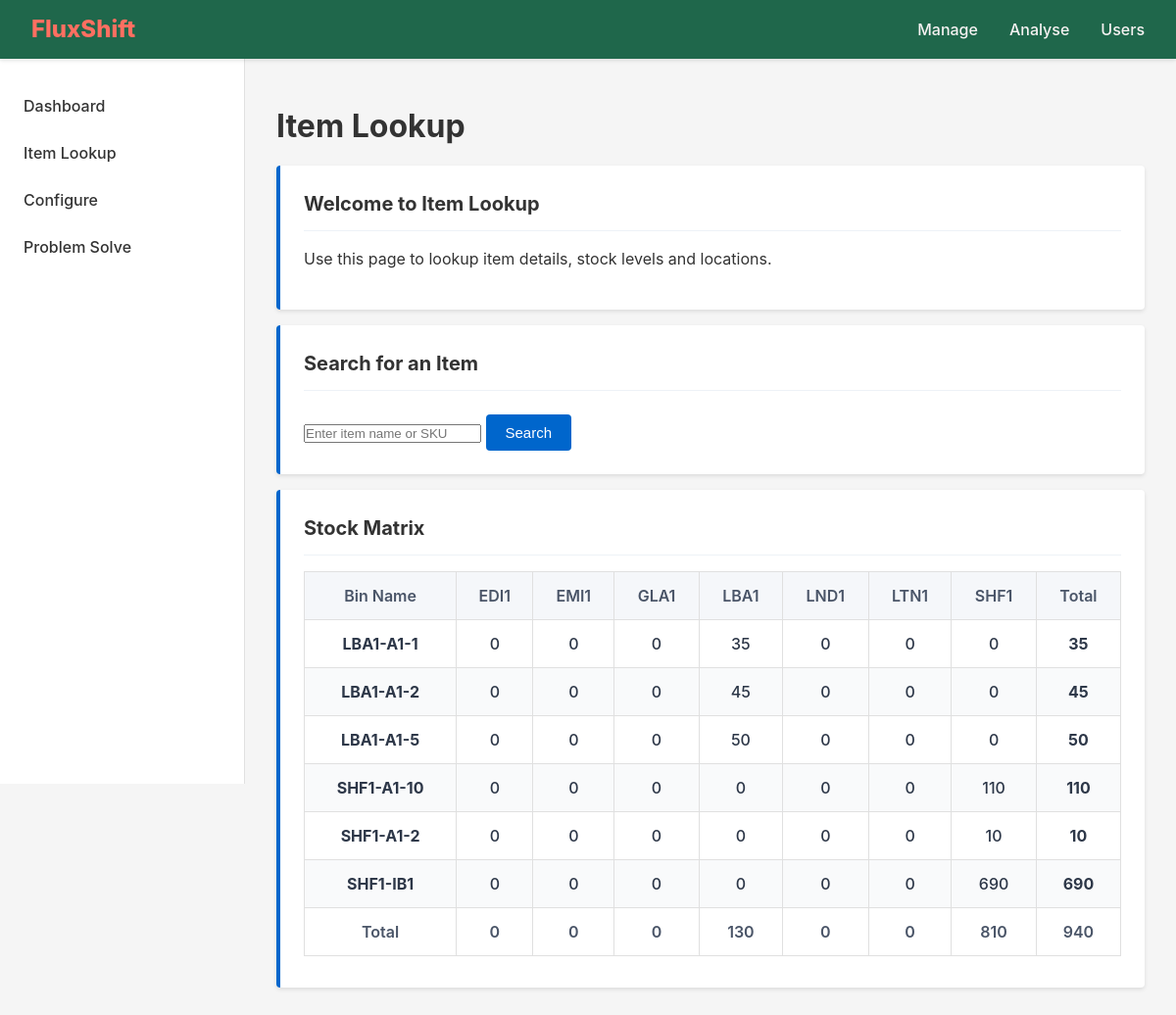
The app's page /item_lookup/ with its own data.
### core/models.py (models this page shows, shortened)
class Warehouse(models.Model):
    warehouse_name = models.CharField(max_length=50)
    street_address = models.CharField(max_length=120)
    postcode = models.CharField(max_length=8)
    class Meta:
        verbose_name_plural = "Warehouses"

class Bin(models.Model):
    bin_name = models.CharField(max_length=50)
    warehouse = models.ForeignKey(Warehouse, on_delete=models.CASCADE, related_name="bins")
    class Meta:
        verbose_name_plural = "Bins"
        unique_together = ("bin_name", "warehouse")

### core/views.py (the view, shortened to what this page needs)
# urls.py: path("item_lookup/", views.ItemsLookupView.as_view(), name="item-lookup-page"), # Item list page
class ItemsLookupView(View):
    template_name = "core/item_lookup.html"
    def get(self, request, *args, **kwargs):
        context = {}
        search_query = request.GET.get('q', '')
        if search_query:
            item = self.get_item_details(search_query)
            context['item'] = item
            if item:
                bin_warehouse_matrix = get_warehouse_bin_matrix(item_id=item.id)
                context.update({
                    'bin_warehouse_matrix': bin_warehouse_matrix,
                })
            else:
                context['search_error'] = f"No items found matching '{search_query}'"
                context['bin_warehouse_matrix'] = get_warehouse_bin_matrix()
        else:
            context['bin_warehouse_matrix'] = get_warehouse_bin_matrix()
        return render(request, self.template_name, context)

### core/templates/core/item_lookup.html (shortened to what this page needs)
{% extends "base.html" %}
{% load static %}
{% block css_files %}
  <link rel="stylesheet" href="{% static 'core/core.css' %}">
{% endblock %}
{% block content %}
<h1>Item Lookup</h1>
<div class="card-admin">
  <h2>Welcome to Item Lookup</h2>
  <p>Use this page to lookup item details, stock levels and locations.</p>
</div>
<div class="card-admin">
    <h2>Search for an Item</h2>
    <form method="get" action="">
        <input type="text" name="q" placeholder="Enter item name or SKU" value="{{ request.GET.q|default:'' }}" required>
        <button type="submit">Search</button>
    </form>
</div>
<div class="card-admin">
  <h2>Stock Matrix {% if item %}for {{ item.item_name }}{% endif %}</h2>
  <div class="table-responsive">
    <table class="stock-table">
      <thead>
        <tr>
          <th>Bin Name</th>
          {% for warehouse in bin_warehouse_matrix.warehouses %}
            <th>{{ warehouse.warehouse_name }}</th>
          {% endfor %}
          <th>Total</th>
        </tr>
      </thead>
      <tbody>
        {% if bin_warehouse_matrix.bins %}
          {% for bin_row in bin_warehouse_matrix.bins %}
            <tr>
              <td><strong>{{ bin_row.bin_name }}</strong></td>
              {% for quantity in bin_row.quantities %}
                <td>{{ quantity }}</td>
              {% endfor %}
              <td><strong>{{ bin_row.row_total }}</strong></td>
            </tr>
          {% endfor %}
        {% endif %}
      </tbody>
      <tfoot>
        <tr>
          <th>Total</th>
          {% for total in bin_warehouse_matrix.column_totals %}
            <th>{{ total }}</th>
          {% endfor %}
          <th>{{ bin_warehouse_matrix.grand_total }}</th>
        </tr>
      </tfoot>
    </table>
  </div>
</div>
{% endblock %}

### static/app.css (style rules this page uses)
* { margin: 0; padding: 0; box-sizing: border-box; }
body { font-family: -apple-system, BlinkMacSystemFont, "Segoe UI", Roboto, Oxygen-Sans, Ubuntu, Cantarell, "Helvetica Neue", sans-serif; font-size: 16px; line-height: 1.5; color: #333; background-color: #f5f5f5; min-height: 100vh; display: flex; flex-direction: column; }

### core/static/core/core.css (style rules this page uses)
.stock-table { width: 100%; border-collapse: collapse; font-size: 1rem; margin: 0.5rem 0; }
.stock-table th, .stock-table td { padding: 0.75rem; text-align: center; border: 1px solid #e0e0e0; }
.stock-table thead { background-color: #f5f7fa; }
.stock-table th { font-weight: 600; color: #4a5568; }
.stock-table tbody tr:nth-child(even) { background-color: #f9fafb; }
.stock-table td { font-weight: 500; color: #2d3748; }
.card-admin { border-left: 4px solid #0066cc; background: white; padding: 1.5rem; box-shadow: 0 2px 4px rgba(0, 0, 0, 0.1); border-radius: 4px; margin-top: 1rem; margin-bottom: 1rem; }
.card-admin h2 { color: #333; font-size: 1.25rem; margin-top: 0; margin-bottom: 1rem; padding-bottom: 0.75rem; border-bottom: 1px solid #edf2f7; }
.card-admin p { display: flex; align-items: center; margin-bottom: 1rem; }
.card-admin input, .card-admin select, .card-admin textarea { flex: 1; }
.card-admin button { background-color: #0066cc; color: white; border: none; padding: 0.625rem 1.25rem; border-radius: 4px; cursor: pointer; font-weight: 500; font-size: 0.9375rem; transition: background-color 0.2s ease; margin-top: 0.5rem; }

### records on screen
Warehouse: warehouse_name "EDI1"
Warehouse: warehouse_name "EMI1"
Warehouse: warehouse_name "GLA1"
Warehouse: warehouse_name "LBA1"
Warehouse: warehouse_name "LND1"
Warehouse: warehouse_name "LTN1"
Warehouse: warehouse_name "SHF1"
Bin: bin_name "LBA1-A1-1", quantities "0" "0" "0" "35" "0" "0" "0", row_total "35"
Bin: bin_name "LBA1-A1-2", quantities "0" "0" "0" "45" "0" "0" "0", row_total "45"
Bin: bin_name "LBA1-A1-5", quantities "0" "0" "0" "50" "0" "0" "0", row_total "50"
Bin: bin_name "SHF1-A1-10", quantities "0" "0" "0" "0" "0" "0" "110", row_total "110"
Bin: bin_name "SHF1-A1-2", quantities "0" "0" "0" "0" "0" "0" "10", row_total "10"
Bin: bin_name "SHF1-IB1", quantities "0" "0" "0" "0" "0" "0" "690", row_total "690"

### other values on screen
{{ total }} "0" "0" "0" "130" "0" "0" "810"
{{ bin_warehouse_matrix.grand_total }} "940"
